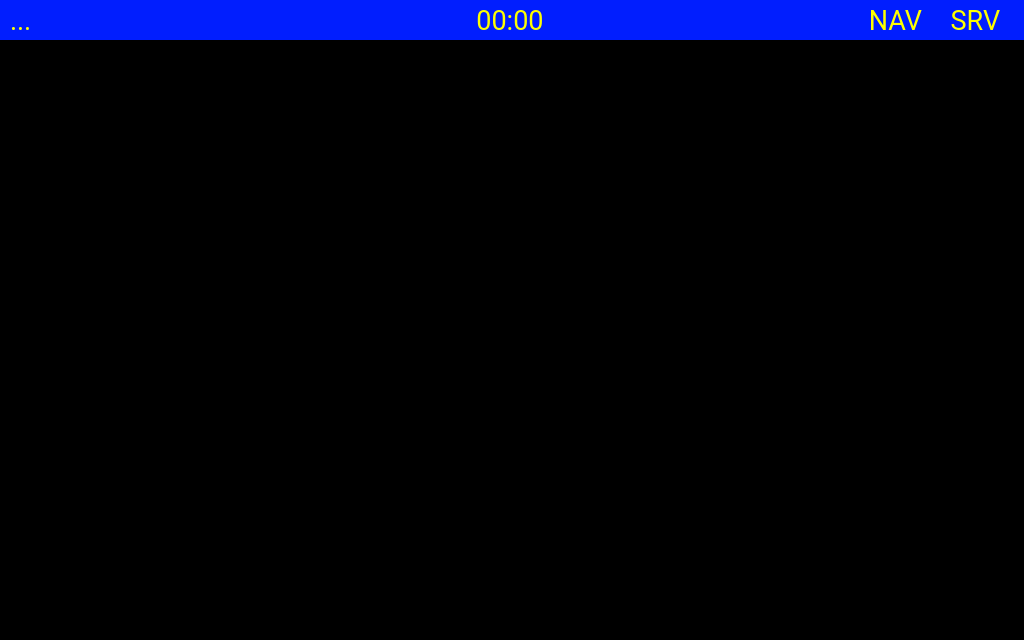
<?xml version="1.0" encoding="UTF-8"?>
<ui version="4.0">
 <class>HostWindow</class>
 <widget class="QMainWindow" name="HostWindow">
  <property name="geometry">
   <rect>
    <x>0</x>
    <y>0</y>
    <width>1024</width>
    <height>640</height>
   </rect>
  </property>
  <property name="windowTitle">
   <string>MainWindow</string>
  </property>
  <property name="styleSheet">
   <string notr="true">* {
	color: #feff00;
}

#lbl_topBar {
	background-color: #011efe;
}

#sw_nav {
	background: #000000;
}

QLabel {
	background-color: #00000000;
}

QPushButton {
	background: #000000;
	border-color: #feff00;
    border-width: 4px;
    border-style: solid;
}</string>
  </property>
  <widget class="QWidget" name="centralwidget">
   <widget class="QLabel" name="lbl_topBar">
    <property name="geometry">
     <rect>
      <x>0</x>
      <y>0</y>
      <width>1024</width>
      <height>40</height>
     </rect>
    </property>
    <property name="text">
     <string/>
    </property>
   </widget>
   <widget class="QLabel" name="lbl_indicatorGps">
    <property name="geometry">
     <rect>
      <x>860</x>
      <y>8</y>
      <width>71</width>
      <height>24</height>
     </rect>
    </property>
    <property name="font">
     <font>
      <family>Roboto</family>
      <pointsize>20</pointsize>
      <weight>50</weight>
      <italic>false</italic>
      <bold>false</bold>
     </font>
    </property>
    <property name="text">
     <string>NAV</string>
    </property>
    <property name="alignment">
     <set>Qt::AlignCenter</set>
    </property>
   </widget>
   <widget class="QLabel" name="lbl_time">
    <property name="geometry">
     <rect>
      <x>430</x>
      <y>8</y>
      <width>160</width>
      <height>24</height>
     </rect>
    </property>
    <property name="font">
     <font>
      <family>Roboto</family>
      <pointsize>20</pointsize>
      <weight>50</weight>
      <italic>false</italic>
      <bold>false</bold>
     </font>
    </property>
    <property name="text">
     <string>00:00</string>
    </property>
    <property name="alignment">
     <set>Qt::AlignCenter</set>
    </property>
   </widget>
   <widget class="QLabel" name="lbl_indicatorSrv">
    <property name="geometry">
     <rect>
      <x>940</x>
      <y>8</y>
      <width>71</width>
      <height>24</height>
     </rect>
    </property>
    <property name="font">
     <font>
      <family>Roboto</family>
      <pointsize>20</pointsize>
      <weight>50</weight>
      <italic>false</italic>
      <bold>false</bold>
     </font>
    </property>
    <property name="text">
     <string>SRV</string>
    </property>
    <property name="alignment">
     <set>Qt::AlignCenter</set>
    </property>
   </widget>
   <widget class="QLabel" name="lbl_screenName">
    <property name="geometry">
     <rect>
      <x>10</x>
      <y>8</y>
      <width>331</width>
      <height>24</height>
     </rect>
    </property>
    <property name="font">
     <font>
      <family>Roboto</family>
      <pointsize>20</pointsize>
      <weight>50</weight>
      <italic>false</italic>
      <bold>false</bold>
     </font>
    </property>
    <property name="text">
     <string>...</string>
    </property>
    <property name="alignment">
     <set>Qt::AlignLeading|Qt::AlignLeft|Qt::AlignVCenter</set>
    </property>
   </widget>
   <widget class="QStackedWidget" name="sw_nav">
    <property name="geometry">
     <rect>
      <x>0</x>
      <y>40</y>
      <width>1024</width>
      <height>600</height>
     </rect>
    </property>
   </widget>
  </widget>
 </widget>
 <resources/>
 <connections/>
</ui>
